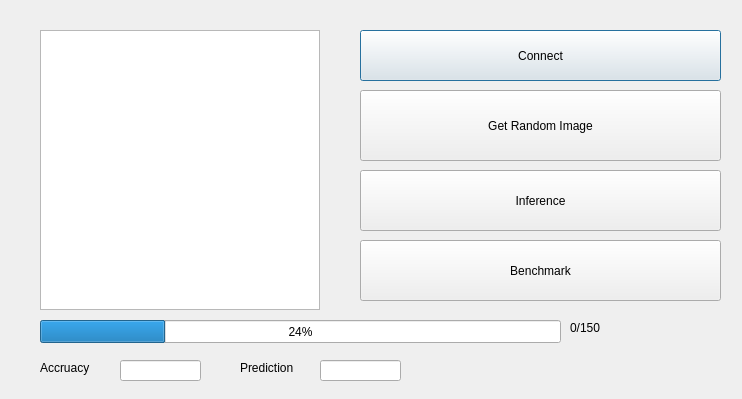
<?xml version="1.0" encoding="UTF-8"?>
<ui version="4.0">
 <class>Dialog</class>
 <widget class="QDialog" name="Dialog">
  <property name="geometry">
   <rect>
    <x>0</x>
    <y>0</y>
    <width>742</width>
    <height>399</height>
   </rect>
  </property>
  <property name="windowTitle">
   <string>Systolic Array Controller</string>
  </property>
  <widget class="QGraphicsView" name="graphicsView">
   <property name="geometry">
    <rect>
     <x>40</x>
     <y>30</y>
     <width>280</width>
     <height>280</height>
    </rect>
   </property>
  </widget>
  <widget class="QPushButton" name="pushButton">
   <property name="geometry">
    <rect>
     <x>360</x>
     <y>30</y>
     <width>361</width>
     <height>51</height>
    </rect>
   </property>
   <property name="text">
    <string>Connect</string>
   </property>
  </widget>
  <widget class="QPushButton" name="pushButton_2">
   <property name="geometry">
    <rect>
     <x>360</x>
     <y>90</y>
     <width>361</width>
     <height>71</height>
    </rect>
   </property>
   <property name="text">
    <string>Get Random Image</string>
   </property>
  </widget>
  <widget class="QPushButton" name="pushButton_3">
   <property name="geometry">
    <rect>
     <x>360</x>
     <y>170</y>
     <width>361</width>
     <height>61</height>
    </rect>
   </property>
   <property name="text">
    <string>Inference</string>
   </property>
  </widget>
  <widget class="QPushButton" name="pushButton_4">
   <property name="geometry">
    <rect>
     <x>360</x>
     <y>240</y>
     <width>361</width>
     <height>61</height>
    </rect>
   </property>
   <property name="text">
    <string>Benchmark</string>
   </property>
  </widget>
  <widget class="QProgressBar" name="progressBar">
   <property name="geometry">
    <rect>
     <x>40</x>
     <y>320</y>
     <width>521</width>
     <height>23</height>
    </rect>
   </property>
   <property name="value">
    <number>24</number>
   </property>
  </widget>
  <widget class="QLineEdit" name="AcclineEdit">
   <property name="geometry">
    <rect>
     <x>120</x>
     <y>360</y>
     <width>81</width>
     <height>21</height>
    </rect>
   </property>
  </widget>
  <widget class="QLabel" name="AccuracyLabel">
   <property name="geometry">
    <rect>
     <x>40</x>
     <y>360</y>
     <width>64</width>
     <height>15</height>
    </rect>
   </property>
   <property name="text">
    <string>Accruacy</string>
   </property>
  </widget>
  <widget class="QLabel" name="PredictionLabel">
   <property name="geometry">
    <rect>
     <x>240</x>
     <y>360</y>
     <width>64</width>
     <height>15</height>
    </rect>
   </property>
   <property name="text">
    <string>Prediction</string>
   </property>
  </widget>
  <widget class="QLineEdit" name="PredlabelEdit">
   <property name="geometry">
    <rect>
     <x>320</x>
     <y>360</y>
     <width>81</width>
     <height>21</height>
    </rect>
   </property>
  </widget>
  <widget class="QLabel" name="ProgressLabel">
   <property name="geometry">
    <rect>
     <x>570</x>
     <y>320</y>
     <width>131</width>
     <height>16</height>
    </rect>
   </property>
   <property name="text">
    <string>0/150</string>
   </property>
  </widget>
 </widget>
 <resources/>
 <connections/>
</ui>
